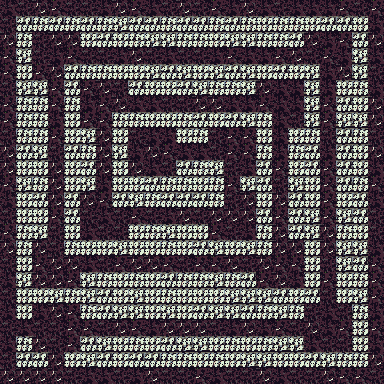

This game map was drawn from its Tiled (.tmx) file and the tilesets committed beside it. A one-line description and the full map source follow:
An orthogonal 24x24 tile map with 16x16 px tiles, 1 tile layer (tile) and 42 objects.

<map version="1.0" tiledversion="1.1.2" orientation="orthogonal" renderorder="right-down" width="24" height="24" tilewidth="16" tileheight="16" infinite="0" nextobjectid="74">
 <tileset firstgid="1" source="tileset.tsx" />
 <layer name="tile" width="24" height="24">
  <data encoding="csv">
40,41,38,39,41,41,40,38,39,40,41,38,41,39,40,38,40,41,40,40,40,39,41,39,
41,36,35,36,35,36,35,37,36,36,35,36,36,35,36,35,34,35,35,34,36,36,34,40,
38,35,41,38,38,34,36,34,35,37,37,35,35,34,37,37,35,35,36,38,40,39,36,38,
39,37,41,40,39,41,41,40,38,41,40,41,41,40,39,40,40,39,38,41,39,40,37,40,
39,34,39,38,36,35,35,34,34,37,36,37,34,37,36,37,34,36,34,37,40,38,37,41,
41,37,37,39,36,39,38,41,36,34,34,36,37,35,35,37,38,40,40,37,40,34,35,40,
39,35,35,39,35,40,39,38,40,40,41,41,38,38,40,40,39,40,40,37,39,36,34,38,
39,35,35,40,34,39,39,35,35,34,34,35,36,34,36,37,35,40,41,37,39,37,37,38,
41,35,35,39,34,37,38,34,41,40,40,34,35,41,39,39,34,40,34,35,41,36,35,41,
38,36,37,41,36,35,38,37,40,38,39,40,40,41,39,39,35,40,35,36,40,36,34,38,
38,34,34,38,34,36,38,34,38,40,41,36,35,37,41,40,36,39,34,36,39,36,34,40,
39,37,35,38,34,37,40,34,34,36,35,35,34,35,39,37,36,41,37,34,39,36,35,39,
40,34,36,38,36,38,39,36,37,35,36,36,36,35,41,38,34,38,36,34,39,34,36,40,
41,34,34,39,36,41,40,41,39,41,40,38,41,38,38,38,36,39,36,37,39,37,36,41,
39,35,37,41,34,40,41,41,34,35,37,34,34,39,41,40,35,38,36,37,38,35,34,41,
38,35,38,41,35,34,34,37,34,34,35,34,36,37,34,37,35,38,38,34,38,37,37,40,
41,34,39,38,38,40,41,39,38,38,39,41,39,39,38,41,38,39,39,34,41,37,36,39,
40,37,38,38,39,37,35,34,35,34,36,35,35,37,35,36,39,38,40,34,39,34,35,39,
41,34,34,37,35,37,36,34,37,34,35,34,34,34,37,37,37,36,34,36,41,34,37,39,
40,34,40,38,39,35,36,37,37,34,37,34,36,37,37,36,35,37,35,41,40,41,35,40,
41,40,41,41,39,39,41,38,39,40,38,38,38,41,40,38,40,39,41,38,40,39,34,39,
40,35,38,41,39,36,37,34,35,34,36,37,37,34,35,34,35,37,37,40,41,41,34,40,
41,36,36,38,34,37,36,34,36,36,35,35,34,35,34,37,37,34,34,36,37,35,35,38,
38,38,38,38,41,40,40,41,40,38,41,41,39,40,41,41,38,40,41,41,38,39,39,41
</data>
 </layer>
 <objectgroup name="furniture">
  <object id="31" gid="51" x="304" y="320" width="16" height="16">
   <properties>
    <property name="activationtarget" value="[[20,18]]" />
   </properties>
  </object>
  <object id="32" gid="51" x="336" y="48" width="16" height="16">
   <properties>
    <property name="activationtarget" value="[[18,3]]" />
   </properties>
  </object>
  <object id="33" gid="51" x="32" y="48" width="16" height="16">
   <properties>
    <property name="activationtarget" value="[[3,5]]" />
   </properties>
  </object>
  <object id="34" gid="51" x="32" y="288" width="16" height="16">
   <properties>
    <property name="activationtarget" value="[[5,16]]" />
   </properties>
  </object>
  <object id="35" gid="51" x="288" y="288" width="16" height="16">
   <properties>
    <property name="activationtarget" value="[[17,14]]" />
   </properties>
  </object>
  <object id="36" gid="51" x="288" y="96" width="16" height="16">
   <properties>
    <property name="activationtarget" value="[[15,6]]" />
   </properties>
  </object>
  <object id="37" gid="51" x="80" y="96" width="16" height="16">
   <properties>
    <property name="activationtarget" value="[[6,8]]" />
   </properties>
  </object>
  <object id="38" gid="51" x="80" y="240" width="16" height="16">
   <properties>
    <property name="activationtarget" value="[[8,13]]" />
   </properties>
  </object>
  <object id="39" gid="51" x="240" y="240" width="16" height="16">
   <properties>
    <property name="activationtarget" value="[[14,11]]" />
   </properties>
  </object>
  <object id="40" gid="51" x="240" y="144" width="16" height="16">
   <properties>
    <property name="activationtarget" value="[[12,9]]" />
   </properties>
  </object>
  <object id="41" gid="65" x="48" y="336" width="16" height="16" />
  <object id="42" gid="65" x="320" y="320" width="16" height="16" />
  <object id="43" gid="12" x="320" y="304" width="16" height="16" />
  <object id="44" gid="12" x="288" y="64" width="16" height="16" />
  <object id="45" gid="12" x="48" y="96" width="16" height="16" />
  <object id="46" gid="12" x="80" y="272" width="16" height="16" />
  <object id="47" gid="12" x="272" y="240" width="16" height="16" />
  <object id="48" gid="12" x="240" y="112" width="16" height="16" />
  <object id="49" gid="12" x="96" y="144" width="16" height="16" />
  <object id="50" gid="12" x="128" y="224" width="16" height="16" />
  <object id="51" gid="12" x="224" y="192" width="16" height="16" />
  <object id="52" gid="12" x="192" y="160" width="16" height="16">
   <properties>
    <property name="description" value="Magic runes move on the surface of the metal door." />
   </properties>
  </object>
  <object id="53" gid="65" x="336" y="64" width="16" height="16" />
  <object id="54" gid="65" x="48" y="48" width="16" height="16" />
  <object id="55" gid="65" x="32" y="272" width="16" height="16" />
  <object id="56" gid="65" x="272" y="288" width="16" height="16" />
  <object id="57" gid="65" x="288" y="112" width="16" height="16" />
  <object id="58" gid="65" x="96" y="96" width="16" height="16" />
  <object id="59" gid="65" x="80" y="224" width="16" height="16" />
  <object id="61" gid="65" x="224" y="240" width="16" height="16" />
  <object id="62" gid="29" x="128" y="144" width="16" height="16" />
  <object id="63" gid="29" x="128" y="176" width="16" height="16" />
  <object id="64" gid="68" x="128" y="160" width="16" height="16" />
  <object id="65" gid="69" x="160" y="144" width="16" height="16" />
  <object id="66" gid="69" x="160" y="176" width="16" height="16" />
  <object id="67" gid="10" x="16" y="336" width="16" height="16" />
  <object id="68" gid="10" x="80" y="336" width="16" height="16" />
  <object id="69" gid="10" x="48" y="368" width="16" height="16" />
 </objectgroup>
 <objectgroup name="creature">
  <object id="72" gid="243" x="144" y="160" width="16" height="16">
   <properties>
    <property name="probability" value="100" />
   </properties>
  </object>
 </objectgroup>
 <objectgroup name="item">
  <object id="71" gid="222" x="128" y="160" width="16" height="16" />
 </objectgroup>
 <objectgroup name="description" visible="0">
  <object id="70" x="32" y="320" width="32" height="32">
   <properties>
    <property name="text" value="In the middle of the small room is a round boulder. Someone has painted spirals on the doorframes." />
   </properties>
  </object>
  <object id="73" x="224" y="160" width="16" height="16">
   <properties>
    <property name="text" value="There are some very irregular, large footprints on the floor." />
   </properties>
  </object>
 </objectgroup>
</map>
